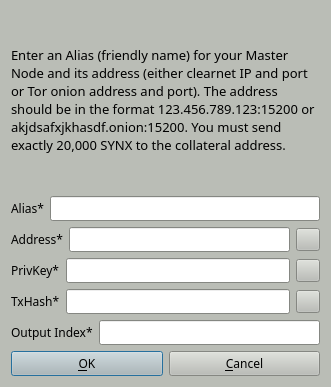
<?xml version="1.0" encoding="UTF-8"?>
<ui version="4.0">
 <class>AddEditAtomNode</class>
 <widget class="QDialog" name="AddEditAtomNode">
  <property name="geometry">
   <rect>
    <x>0</x>
    <y>0</y>
    <width>331</width>
    <height>387</height>
   </rect>
  </property>
  <property name="palette">
   <palette>
    <active>
     <colorrole role="WindowText">
      <brush brushstyle="SolidPattern">
       <color alpha="255">
        <red>0</red>
        <green>0</green>
        <blue>0</blue>
       </color>
      </brush>
     </colorrole>
     <colorrole role="Button">
      <brush brushstyle="SolidPattern">
       <color alpha="255">
        <red>186</red>
        <green>189</green>
        <blue>182</blue>
       </color>
      </brush>
     </colorrole>
     <colorrole role="Light">
      <brush brushstyle="SolidPattern">
       <color alpha="255">
        <red>255</red>
        <green>255</green>
        <blue>255</blue>
       </color>
      </brush>
     </colorrole>
     <colorrole role="Midlight">
      <brush brushstyle="SolidPattern">
       <color alpha="255">
        <red>220</red>
        <green>222</green>
        <blue>218</blue>
       </color>
      </brush>
     </colorrole>
     <colorrole role="Dark">
      <brush brushstyle="SolidPattern">
       <color alpha="255">
        <red>93</red>
        <green>94</green>
        <blue>91</blue>
       </color>
      </brush>
     </colorrole>
     <colorrole role="Mid">
      <brush brushstyle="SolidPattern">
       <color alpha="255">
        <red>124</red>
        <green>126</green>
        <blue>121</blue>
       </color>
      </brush>
     </colorrole>
     <colorrole role="Text">
      <brush brushstyle="SolidPattern">
       <color alpha="255">
        <red>0</red>
        <green>0</green>
        <blue>0</blue>
       </color>
      </brush>
     </colorrole>
     <colorrole role="BrightText">
      <brush brushstyle="SolidPattern">
       <color alpha="255">
        <red>255</red>
        <green>255</green>
        <blue>255</blue>
       </color>
      </brush>
     </colorrole>
     <colorrole role="ButtonText">
      <brush brushstyle="SolidPattern">
       <color alpha="255">
        <red>0</red>
        <green>0</green>
        <blue>0</blue>
       </color>
      </brush>
     </colorrole>
     <colorrole role="Base">
      <brush brushstyle="SolidPattern">
       <color alpha="255">
        <red>255</red>
        <green>255</green>
        <blue>255</blue>
       </color>
      </brush>
     </colorrole>
     <colorrole role="Window">
      <brush brushstyle="SolidPattern">
       <color alpha="255">
        <red>186</red>
        <green>189</green>
        <blue>182</blue>
       </color>
      </brush>
     </colorrole>
     <colorrole role="Shadow">
      <brush brushstyle="SolidPattern">
       <color alpha="255">
        <red>0</red>
        <green>0</green>
        <blue>0</blue>
       </color>
      </brush>
     </colorrole>
     <colorrole role="AlternateBase">
      <brush brushstyle="SolidPattern">
       <color alpha="255">
        <red>220</red>
        <green>222</green>
        <blue>218</blue>
       </color>
      </brush>
     </colorrole>
     <colorrole role="ToolTipBase">
      <brush brushstyle="SolidPattern">
       <color alpha="255">
        <red>255</red>
        <green>255</green>
        <blue>220</blue>
       </color>
      </brush>
     </colorrole>
     <colorrole role="ToolTipText">
      <brush brushstyle="SolidPattern">
       <color alpha="255">
        <red>0</red>
        <green>0</green>
        <blue>0</blue>
       </color>
      </brush>
     </colorrole>
    </active>
    <inactive>
     <colorrole role="WindowText">
      <brush brushstyle="SolidPattern">
       <color alpha="255">
        <red>0</red>
        <green>0</green>
        <blue>0</blue>
       </color>
      </brush>
     </colorrole>
     <colorrole role="Button">
      <brush brushstyle="SolidPattern">
       <color alpha="255">
        <red>186</red>
        <green>189</green>
        <blue>182</blue>
       </color>
      </brush>
     </colorrole>
     <colorrole role="Light">
      <brush brushstyle="SolidPattern">
       <color alpha="255">
        <red>255</red>
        <green>255</green>
        <blue>255</blue>
       </color>
      </brush>
     </colorrole>
     <colorrole role="Midlight">
      <brush brushstyle="SolidPattern">
       <color alpha="255">
        <red>220</red>
        <green>222</green>
        <blue>218</blue>
       </color>
      </brush>
     </colorrole>
     <colorrole role="Dark">
      <brush brushstyle="SolidPattern">
       <color alpha="255">
        <red>93</red>
        <green>94</green>
        <blue>91</blue>
       </color>
      </brush>
     </colorrole>
     <colorrole role="Mid">
      <brush brushstyle="SolidPattern">
       <color alpha="255">
        <red>124</red>
        <green>126</green>
        <blue>121</blue>
       </color>
      </brush>
     </colorrole>
     <colorrole role="Text">
      <brush brushstyle="SolidPattern">
       <color alpha="255">
        <red>0</red>
        <green>0</green>
        <blue>0</blue>
       </color>
      </brush>
     </colorrole>
     <colorrole role="BrightText">
      <brush brushstyle="SolidPattern">
       <color alpha="255">
        <red>255</red>
        <green>255</green>
        <blue>255</blue>
       </color>
      </brush>
     </colorrole>
     <colorrole role="ButtonText">
      <brush brushstyle="SolidPattern">
       <color alpha="255">
        <red>0</red>
        <green>0</green>
        <blue>0</blue>
       </color>
      </brush>
     </colorrole>
     <colorrole role="Base">
      <brush brushstyle="SolidPattern">
       <color alpha="255">
        <red>255</red>
        <green>255</green>
        <blue>255</blue>
       </color>
      </brush>
     </colorrole>
     <colorrole role="Window">
      <brush brushstyle="SolidPattern">
       <color alpha="255">
        <red>186</red>
        <green>189</green>
        <blue>182</blue>
       </color>
      </brush>
     </colorrole>
     <colorrole role="Shadow">
      <brush brushstyle="SolidPattern">
       <color alpha="255">
        <red>0</red>
        <green>0</green>
        <blue>0</blue>
       </color>
      </brush>
     </colorrole>
     <colorrole role="AlternateBase">
      <brush brushstyle="SolidPattern">
       <color alpha="255">
        <red>220</red>
        <green>222</green>
        <blue>218</blue>
       </color>
      </brush>
     </colorrole>
     <colorrole role="ToolTipBase">
      <brush brushstyle="SolidPattern">
       <color alpha="255">
        <red>255</red>
        <green>255</green>
        <blue>220</blue>
       </color>
      </brush>
     </colorrole>
     <colorrole role="ToolTipText">
      <brush brushstyle="SolidPattern">
       <color alpha="255">
        <red>0</red>
        <green>0</green>
        <blue>0</blue>
       </color>
      </brush>
     </colorrole>
    </inactive>
    <disabled>
     <colorrole role="WindowText">
      <brush brushstyle="SolidPattern">
       <color alpha="255">
        <red>93</red>
        <green>94</green>
        <blue>91</blue>
       </color>
      </brush>
     </colorrole>
     <colorrole role="Button">
      <brush brushstyle="SolidPattern">
       <color alpha="255">
        <red>186</red>
        <green>189</green>
        <blue>182</blue>
       </color>
      </brush>
     </colorrole>
     <colorrole role="Light">
      <brush brushstyle="SolidPattern">
       <color alpha="255">
        <red>255</red>
        <green>255</green>
        <blue>255</blue>
       </color>
      </brush>
     </colorrole>
     <colorrole role="Midlight">
      <brush brushstyle="SolidPattern">
       <color alpha="255">
        <red>220</red>
        <green>222</green>
        <blue>218</blue>
       </color>
      </brush>
     </colorrole>
     <colorrole role="Dark">
      <brush brushstyle="SolidPattern">
       <color alpha="255">
        <red>93</red>
        <green>94</green>
        <blue>91</blue>
       </color>
      </brush>
     </colorrole>
     <colorrole role="Mid">
      <brush brushstyle="SolidPattern">
       <color alpha="255">
        <red>124</red>
        <green>126</green>
        <blue>121</blue>
       </color>
      </brush>
     </colorrole>
     <colorrole role="Text">
      <brush brushstyle="SolidPattern">
       <color alpha="255">
        <red>93</red>
        <green>94</green>
        <blue>91</blue>
       </color>
      </brush>
     </colorrole>
     <colorrole role="BrightText">
      <brush brushstyle="SolidPattern">
       <color alpha="255">
        <red>255</red>
        <green>255</green>
        <blue>255</blue>
       </color>
      </brush>
     </colorrole>
     <colorrole role="ButtonText">
      <brush brushstyle="SolidPattern">
       <color alpha="255">
        <red>93</red>
        <green>94</green>
        <blue>91</blue>
       </color>
      </brush>
     </colorrole>
     <colorrole role="Base">
      <brush brushstyle="SolidPattern">
       <color alpha="255">
        <red>186</red>
        <green>189</green>
        <blue>182</blue>
       </color>
      </brush>
     </colorrole>
     <colorrole role="Window">
      <brush brushstyle="SolidPattern">
       <color alpha="255">
        <red>186</red>
        <green>189</green>
        <blue>182</blue>
       </color>
      </brush>
     </colorrole>
     <colorrole role="Shadow">
      <brush brushstyle="SolidPattern">
       <color alpha="255">
        <red>0</red>
        <green>0</green>
        <blue>0</blue>
       </color>
      </brush>
     </colorrole>
     <colorrole role="AlternateBase">
      <brush brushstyle="SolidPattern">
       <color alpha="255">
        <red>186</red>
        <green>189</green>
        <blue>182</blue>
       </color>
      </brush>
     </colorrole>
     <colorrole role="ToolTipBase">
      <brush brushstyle="SolidPattern">
       <color alpha="255">
        <red>255</red>
        <green>255</green>
        <blue>220</blue>
       </color>
      </brush>
     </colorrole>
     <colorrole role="ToolTipText">
      <brush brushstyle="SolidPattern">
       <color alpha="255">
        <red>0</red>
        <green>0</green>
        <blue>0</blue>
       </color>
      </brush>
     </colorrole>
    </disabled>
   </palette>
  </property>
  <property name="font">
   <font>
    <family>Sawasdee</family>
   </font>
  </property>
  <property name="windowTitle">
   <string>Add/Edit Syndicate Node</string>
  </property>
  <property name="sizeGripEnabled">
   <bool>false</bool>
  </property>
  <property name="modal">
   <bool>true</bool>
  </property>
  <layout class="QVBoxLayout" name="verticalLayout">
   <item>
    <widget class="QLabel" name="label_9">
     <property name="sizePolicy">
      <sizepolicy hsizetype="Preferred" vsizetype="Expanding">
       <horstretch>0</horstretch>
       <verstretch>0</verstretch>
      </sizepolicy>
     </property>
     <property name="font">
      <font>
       <family>Sawasdee</family>
      </font>
     </property>
     <property name="text">
      <string>&lt;html&gt;&lt;head/&gt;&lt;body&gt;&lt;p&gt;&lt;span style=&quot; font-size:10pt;&quot;&gt;Enter an Alias (friendly name) for your Master Node and its address (either clearnet IP and port or Tor onion address and port). The address should be in the format 123.456.789.123:15200 or akjdsafxjkhasdf.onion:15200. You must send exactly 20,000 SYNX to the collateral address.&lt;/span&gt;&lt;/p&gt;&lt;/body&gt;&lt;/html&gt;</string>
     </property>
     <property name="wordWrap">
      <bool>true</bool>
     </property>
    </widget>
   </item>
   <item>
    <layout class="QHBoxLayout" name="horizontalLayout_4">
     <property name="bottomMargin">
      <number>0</number>
     </property>
     <item>
      <widget class="QLabel" name="label_4">
       <property name="font">
        <font>
         <family>Sawasdee</family>
        </font>
       </property>
       <property name="text">
        <string>Alias*</string>
       </property>
      </widget>
     </item>
     <item>
      <widget class="QLineEdit" name="aliasLineEdit">
       <property name="font">
        <font>
         <family>Sawasdee</family>
        </font>
       </property>
      </widget>
     </item>
    </layout>
   </item>
   <item>
    <layout class="QHBoxLayout" name="horizontalLayout_5">
     <property name="bottomMargin">
      <number>0</number>
     </property>
     <item>
      <widget class="QLabel" name="label_6">
       <property name="font">
        <font>
         <family>Sawasdee</family>
        </font>
       </property>
       <property name="text">
        <string>Address*</string>
       </property>
      </widget>
     </item>
     <item>
      <widget class="QLineEdit" name="addressLineEdit">
       <property name="font">
        <font>
         <family>Sawasdee</family>
        </font>
       </property>
      </widget>
     </item>
     <item>
      <widget class="QToolButton" name="AddEditAddressPasteButton">
       <property name="font">
        <font>
         <family>Sawasdee</family>
        </font>
       </property>
       <property name="toolTip">
        <string>Paste address from clipboard</string>
       </property>
       <property name="text">
        <string/>
       </property>
       <property name="icon">
        <iconset resource="../syndicate.qrc">
         <normaloff>:/icons/editpaste</normaloff>:/icons/editpaste</iconset>
       </property>
       <property name="shortcut">
        <string>Alt+P</string>
       </property>
      </widget>
     </item>
    </layout>
   </item>
   <item>
    <layout class="QHBoxLayout" name="horizontalLayout_3">
     <property name="bottomMargin">
      <number>0</number>
     </property>
     <item>
      <widget class="QLabel" name="label_5">
       <property name="font">
        <font>
         <family>Sawasdee</family>
        </font>
       </property>
       <property name="text">
        <string>PrivKey*</string>
       </property>
      </widget>
     </item>
     <item>
      <widget class="QLineEdit" name="privkeyLineEdit">
       <property name="font">
        <font>
         <family>Sawasdee</family>
        </font>
       </property>
      </widget>
     </item>
     <item>
      <widget class="QToolButton" name="AddEditPrivkeyPasteButton">
       <property name="font">
        <font>
         <family>Sawasdee</family>
        </font>
       </property>
       <property name="toolTip">
        <string>Paste address from clipboard</string>
       </property>
       <property name="text">
        <string/>
       </property>
       <property name="icon">
        <iconset resource="../syndicate.qrc">
         <normaloff>:/icons/editpaste</normaloff>:/icons/editpaste</iconset>
       </property>
       <property name="shortcut">
        <string>Alt+P</string>
       </property>
      </widget>
     </item>
    </layout>
   </item>
   <item>
    <layout class="QHBoxLayout" name="horizontalLayout_2">
     <property name="bottomMargin">
      <number>0</number>
     </property>
     <item>
      <widget class="QLabel" name="label_2">
       <property name="font">
        <font>
         <family>Sawasdee</family>
        </font>
       </property>
       <property name="text">
        <string>TxHash*</string>
       </property>
      </widget>
     </item>
     <item>
      <widget class="QLineEdit" name="txhashLineEdit">
       <property name="font">
        <font>
         <family>Sawasdee</family>
        </font>
       </property>
      </widget>
     </item>
     <item>
      <widget class="QToolButton" name="AddEditTxhashPasteButton">
       <property name="font">
        <font>
         <family>Sawasdee</family>
        </font>
       </property>
       <property name="toolTip">
        <string>Paste address from clipboard</string>
       </property>
       <property name="text">
        <string/>
       </property>
       <property name="icon">
        <iconset resource="../syndicate.qrc">
         <normaloff>:/icons/editpaste</normaloff>:/icons/editpaste</iconset>
       </property>
       <property name="shortcut">
        <string>Alt+P</string>
       </property>
      </widget>
     </item>
    </layout>
   </item>
   <item>
    <layout class="QHBoxLayout" name="horizontalLayout_8">
     <property name="bottomMargin">
      <number>0</number>
     </property>
     <item>
      <widget class="QLabel" name="label_8">
       <property name="font">
        <font>
         <family>Sawasdee</family>
        </font>
       </property>
       <property name="text">
        <string>Output Index*</string>
       </property>
      </widget>
     </item>
     <item>
      <widget class="QLineEdit" name="outputindexLineEdit">
       <property name="font">
        <font>
         <family>Sawasdee</family>
        </font>
       </property>
      </widget>
     </item>
    </layout>
   </item>
   <item>
    <layout class="QHBoxLayout" name="horizontalLayout_Buttons">
     <item>
      <widget class="QPushButton" name="okButton">
       <property name="font">
        <font>
         <family>Sawasdee</family>
        </font>
       </property>
       <property name="text">
        <string>&amp;OK</string>
       </property>
      </widget>
     </item>
     <item>
      <widget class="QPushButton" name="cancelButton">
       <property name="font">
        <font>
         <family>Sawasdee</family>
        </font>
       </property>
       <property name="text">
        <string>&amp;Cancel</string>
       </property>
       <property name="autoDefault">
        <bool>false</bool>
       </property>
      </widget>
     </item>
    </layout>
   </item>
  </layout>
 </widget>
 <resources>
  <include location="../syndicate.qrc"/>
 </resources>
 <connections/>
</ui>
